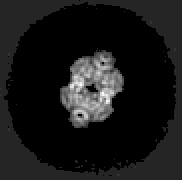
#> input picture visuallization/testVisuallizaion_backup/improved_restoration.jpg, 182 x 180 px; its folder holds only this picture in this run
$ python -i cleanBackgroundImages.py   (imports and definitions only)
#> lines starting #> are read from the running program, lines starting #| are printed output that depends on the picture; after the words box and inside, x2 and y2 are one past the last pixel; in counts of white or black regions, pixels touching at a corner belong together
import cv2
import numpy as np
import os


def isolate_protein(input_path: str, output_path: str,
                    blur_ksize: int = 5,
                    close_ksize: int = 5,
                    dilate_px: int = 2) -> None:
    """
    Replace the noisy background of a protein thumbnail with pure black,
    keeping only the central protein blob.
    """
#> called with output_path = 'out.png', blur_ksize = 5, close_ksize = 5, dilate_px = 2
    img = cv2.imread(input_path)
#> img is the input picture: shape (180, 182, 3); min 0, max 255, mean 24.2
    if img is None:
        raise FileNotFoundError(f"Cannot read image: {input_path}")

    gray = cv2.cvtColor(img, cv2.COLOR_BGR2GRAY)

    # 1) Smooth noise so background pixels cluster tightly
    blurred = cv2.GaussianBlur(gray, (blur_ksize, blur_ksize), 0)
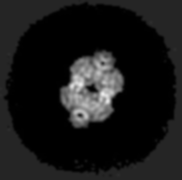
#> blurred: shape (180, 182); min 0, max 234, mean 24.2

    # 2) Otsu picks an automatic threshold separating background vs foreground
    _, mask = cv2.threshold(blurred, 0, 255,
                            cv2.THRESH_BINARY + cv2.THRESH_OTSU)
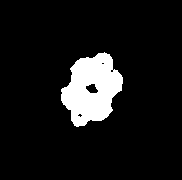
#> mask: shape (180, 182); 9.1% white; 1 white region, box (x1, y1, x2, y2) and area: (61, 52, 123, 127) 2997

    # 3) Close small holes inside the protein blob, then open to drop specks
    kernel = cv2.getStructuringElement(cv2.MORPH_ELLIPSE,
                                       (close_ksize, close_ksize))
    mask = cv2.morphologyEx(mask, cv2.MORPH_CLOSE, kernel)
#> mask: shape (180, 182); 9.2% white; 1 white region, box (x1, y1, x2, y2) and area: (61, 52, 123, 127) 3025
    mask = cv2.morphologyEx(mask, cv2.MORPH_OPEN, kernel)
#> mask: shape (180, 182); 9.2% white; 1 white region, box (x1, y1, x2, y2) and area: (61, 52, 123, 127) 3016

    # 4) Keep only the largest connected component (the protein, not text/noise)
    n, labels, stats, _ = cv2.connectedComponentsWithStats(mask, connectivity=8)
#> n = 2; stats = [[0, 0, 182, 180, 29744], [61, 52, 62, 75, 3016]]
    if n > 1:
        largest = 1 + np.argmax(stats[1:, cv2.CC_STAT_AREA])
#> largest = 1
        mask = (labels == largest).astype(np.uint8) * 255

    # 5) Slight dilation so we don't shave the protein's edge
    if dilate_px > 0:
        d_kernel = cv2.getStructuringElement(
            cv2.MORPH_ELLIPSE, (dilate_px*2+1, dilate_px*2+1))
        mask = cv2.dilate(mask, d_kernel)
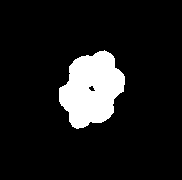
#> mask: shape (180, 182); 10.8% white; 1 white region, box (x1, y1, x2, y2) and area: (59, 50, 125, 129) 3530

    # 6) Apply mask: protein pixels stay, everything else becomes black
    out = cv2.bitwise_and(img, img, mask=mask)
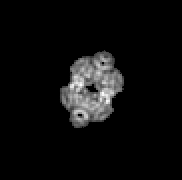
#> out: shape (180, 182, 3); min 0, max 255, mean 13

    os.makedirs(os.path.dirname(output_path) or ".", exist_ok=True)
    cv2.imwrite(output_path, out)


def clean_all(root: str) -> None:
    """
    Walk every subfolder of `root` (e.g. 7UZM, 8DNM, ...) and replace each
    PNG/JPG with its background-cleaned version, in-place.
    """
    exts = {".png", ".jpg", ".jpeg"}
    total = 0

    for sub in sorted(os.listdir(root)):
        sub_path = os.path.join(root, sub)
        if not os.path.isdir(sub_path):
            continue

        files = sorted(
            f for f in os.listdir(sub_path)
            if os.path.splitext(f)[1].lower() in exts
        )
        for fname in files:
            path = os.path.join(sub_path, fname)
            isolate_protein(path, path)

        print(f"  [{sub}] cleaned {len(files)} images")
        total += len(files)

    print(f"\nDone: cleaned {total} images under {root}")


# [3 lines not run here, left out]

>>> result = isolate_protein('../../visuallization/testVisuallizaion_backup/improved_restoration.jpg', 'out.png')
